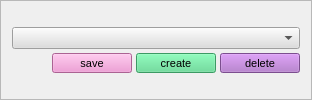
      <widget class="QFrame" name="frame">
       <property name="frameShape">
        <enum>QFrame::StyledPanel</enum>
       </property>
       <property name="frameShadow">
        <enum>QFrame::Plain</enum>
       </property>
       <layout class="QGridLayout" name="gridLayout_2">
        <item row="0" column="0">
         <layout class="QVBoxLayout" name="verticalLayout_33">
          <property name="spacing">
           <number>4</number>
          </property>
          <item>
           <widget class="QComboBox" name="agent_combo">
            <property name="styleSheet">
             <string notr="true">selection-background-color: #be8fd3;
background-color: rgb(221, 221, 221);
</string>
            </property>
            <property name="editable">
             <bool>false</bool>
            </property>
            <property name="frame">
             <bool>true</bool>
            </property>
           </widget>
          </item>
          <item>
           <layout class="QHBoxLayout" name="horizontalLayout_37">
            <item>
             <spacer name="horizontalSpacer_2">
              <property name="orientation">
               <enum>Qt::Horizontal</enum>
              </property>
              <property name="sizeHint" stdset="0">
               <size>
                <width>40</width>
                <height>20</height>
               </size>
              </property>
             </spacer>
            </item>
            <item>
             <widget class="QPushButton" name="pushButtonAgentsSave">
              <property name="minimumSize">
               <size>
                <width>0</width>
                <height>20</height>
               </size>
              </property>
              <property name="maximumSize">
               <size>
                <width>16777215</width>
                <height>20</height>
               </size>
              </property>
              <property name="font">
               <font>
                <pointsize>8</pointsize>
               </font>
              </property>
              <property name="styleSheet">
               <string notr="true">background-color: #ef8bce; 
color: black;
</string>
              </property>
              <property name="text">
               <string>save</string>
              </property>
             </widget>
            </item>
            <item>
             <widget class="QPushButton" name="pushButtonAgentsCreate">
              <property name="minimumSize">
               <size>
                <width>0</width>
                <height>20</height>
               </size>
              </property>
              <property name="maximumSize">
               <size>
                <width>16777215</width>
                <height>20</height>
               </size>
              </property>
              <property name="font">
               <font>
                <pointsize>8</pointsize>
               </font>
              </property>
              <property name="styleSheet">
               <string notr="true">background-color: #54d88c; 
color: black;
</string>
              </property>
              <property name="text">
               <string>create</string>
              </property>
             </widget>
            </item>
            <item>
             <widget class="QPushButton" name="pushButtonAgentsDelete">
              <property name="minimumSize">
               <size>
                <width>0</width>
                <height>20</height>
               </size>
              </property>
              <property name="maximumSize">
               <size>
                <width>16777215</width>
                <height>20</height>
               </size>
              </property>
              <property name="font">
               <font>
                <pointsize>8</pointsize>
               </font>
              </property>
              <property name="styleSheet">
               <string notr="true">background-color: #ad6dc8; 
color: black;</string>
              </property>
              <property name="text">
               <string>delete</string>
              </property>
             </widget>
            </item>
           </layout>
          </item>
         </layout>
        </item>
       </layout>
      </widget>
